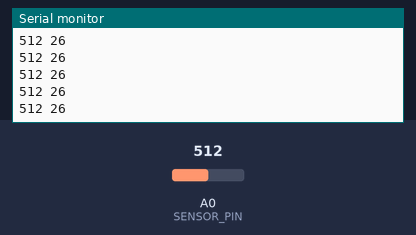
Recording of a sketch running on a simulated Arduino Uno, built with avr-gcc and run on an emulated ATmega328P. Parts: the last lines printed to the serial monitor. The test bench sets the inputs (shaded band); at power-on: A0 (SENSOR_PIN) = 512.

Above: at 1.2 s.
1.3 s: A0 (SENSOR_PIN) set to 716
At 1.31 s:
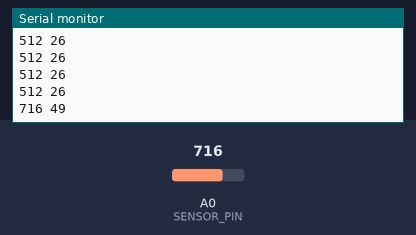
2.8 s: A0 (SENSOR_PIN) set to 900
At 2.82 s:
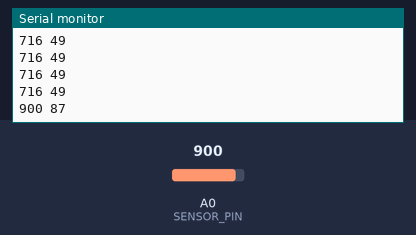
Timing chart, 0 to 5.8 s (numbered marks = the images above; inputs shaded):
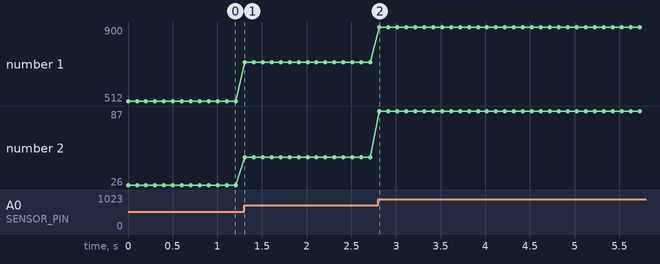

The sketch:

sketch_sep25a.ino
```cpp
#include <math.h>
#define SENSOR_PIN 0

int convertTab[150][2] = {
  {1, -87},
  {10, -60},
  {20, -50},
  {30, -44},
  {40, -40},
  {50, -36},
  {60, -33},
  {70, -30},
  {80, -28},
  {90, -25},
  {100, -23},
  {110, -21},
  {120, -19},
  {130, -18},
  {140, -16},
  {150, -15},
  {160, -13},
  {170, -12},
  {180, -10},
  {190, -9},
  {200, -8},
  {210, -6},
  {220, -5},
  {230, -4},
  {240, -3},
  {250, -2},
  {260, 0},
  {270, 1},
  {280, 2},
  {290, 3},
  {300, 4},
  {310, 5},
  {320, 6},
  {330, 7},
  {340, 8},
  {350, 9},
  {360, 10},
  {370, 11},
  {380, 12},
  {390, 13},
  {400, 14},
  {410, 15},
  {420, 16},
  {430, 17},
  {440, 18},
  {450, 19},
  {460, 20},
  {470, 21},
  {480, 22},
  {490, 23},
  {500, 24},
  {510, 25},
  {520, 26},
  {530, 27},
  {540, 28},
  {550, 29},
  {560, 30},
  {570, 31},
  {580, 32},
  {590, 33},
  {600, 34},
  {610, 35},
  {620, 37},
  {630, 38},
  {640, 39},
  {650, 40},
  {660, 41},
  {670, 42},
  {680, 44},
  {690, 45},
  {700, 46},
  {710, 48},
  {720, 49},
  {730, 51},
  {740, 52},
  {750, 54},
  {760, 55},
  {770, 57},
  {780, 58},
  {790, 60},
  {800, 62},
  {810, 64},
  {820, 66},
  {830, 68},
  {840, 70},
  {850, 72},
  {860, 75},
  {870, 77},
  {880, 80},
  {890, 83},
  {900, 87},
  {910, 91},
  {920, 95},
  {930, 99},
  {940, 104},
  {950, 110},
  {960, 117},
  {970, 125},
  {980, 135},
  {990, 148},
  {1000, 168},
  {1010, 201},
  {1020, 301},
  {1023, 475}
};

void setup() {
  // put your setup code here, to run once:
  Serial.begin(9600);
}

void loop() {
  int count = 0;
  int value = analogRead(SENSOR_PIN);
  while(convertTab[count][0] < value)
    count++;
  Serial.print(value);
  Serial.print(" ");
  Serial.println(convertTab[count][1]);
  delay(100);
}
```

Measured:
- after the input at 1.3 s, the serial monitor: prints a new line at once (image 1)
- after the input at 2.8 s, the serial monitor: prints a new line at once (image 2)
- plotted number 1: 512 → 716 after the input at 1.3 s, 716 → 900 after the input at 2.8 s
- plotted number 2: 26 → 49 after the input at 1.3 s, 49 → 87 after the input at 2.8 s
